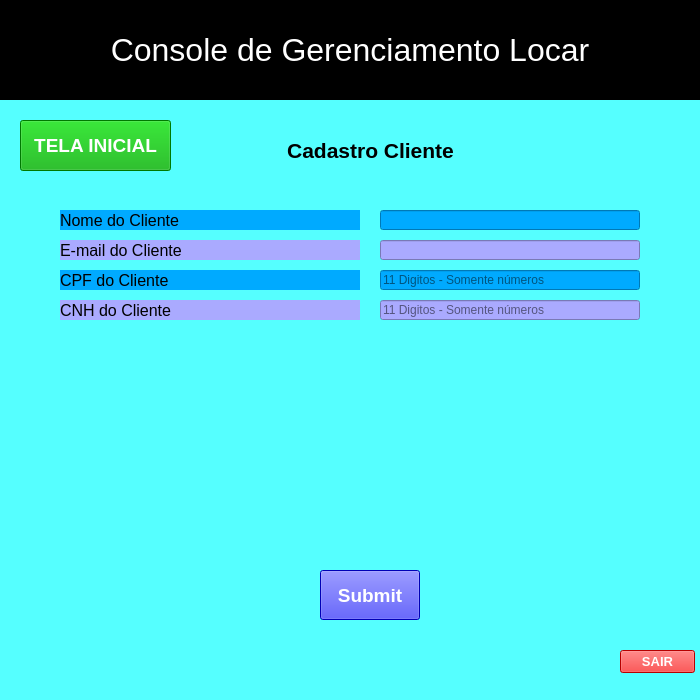
<?xml version="1.0" encoding="UTF-8"?>
<ui version="4.0">
 <class>Locar_Cadastro_Cliente</class>
 <widget class="QMainWindow" name="Locar_Cadastro_Cliente">
  <property name="geometry">
   <rect>
    <x>0</x>
    <y>0</y>
    <width>700</width>
    <height>700</height>
   </rect>
  </property>
  <property name="minimumSize">
   <size>
    <width>700</width>
    <height>700</height>
   </size>
  </property>
  <property name="maximumSize">
   <size>
    <width>700</width>
    <height>700</height>
   </size>
  </property>
  <property name="windowTitle">
   <string>Locar</string>
  </property>
  <property name="styleSheet">
   <string notr="true">background-color: rgb(255, 255, 255);
background-color: rgb(85, 255, 255);
</string>
  </property>
  <widget class="QWidget" name="centralwidget">
   <widget class="QLabel" name="subtitulo_console">
    <property name="geometry">
     <rect>
      <x>0</x>
      <y>0</y>
      <width>700</width>
      <height>100</height>
     </rect>
    </property>
    <property name="sizePolicy">
     <sizepolicy hsizetype="Preferred" vsizetype="Preferred">
      <horstretch>0</horstretch>
      <verstretch>0</verstretch>
     </sizepolicy>
    </property>
    <property name="minimumSize">
     <size>
      <width>700</width>
      <height>100</height>
     </size>
    </property>
    <property name="maximumSize">
     <size>
      <width>700</width>
      <height>100</height>
     </size>
    </property>
    <property name="font">
     <font>
      <pointsize>24</pointsize>
     </font>
    </property>
    <property name="styleSheet">
     <string notr="true">background-color: rgb(0, 0, 0);
color: rgb(255, 255, 255);</string>
    </property>
    <property name="lineWidth">
     <number>8</number>
    </property>
    <property name="midLineWidth">
     <number>5</number>
    </property>
    <property name="text">
     <string>Console de Gerenciamento Locar</string>
    </property>
    <property name="textFormat">
     <enum>Qt::PlainText</enum>
    </property>
    <property name="scaledContents">
     <bool>false</bool>
    </property>
    <property name="alignment">
     <set>Qt::AlignCenter</set>
    </property>
   </widget>
   <widget class="QLabel" name="label3">
    <property name="geometry">
     <rect>
      <x>60</x>
      <y>270</y>
      <width>300</width>
      <height>20</height>
     </rect>
    </property>
    <property name="minimumSize">
     <size>
      <width>300</width>
      <height>20</height>
     </size>
    </property>
    <property name="maximumSize">
     <size>
      <width>300</width>
      <height>20</height>
     </size>
    </property>
    <property name="font">
     <font>
      <pointsize>12</pointsize>
      <weight>50</weight>
      <bold>false</bold>
     </font>
    </property>
    <property name="styleSheet">
     <string notr="true">background-color: rgb(0, 170, 255);</string>
    </property>
    <property name="text">
     <string>CPF do Cliente</string>
    </property>
    <property name="alignment">
     <set>Qt::AlignLeading|Qt::AlignLeft|Qt::AlignVCenter</set>
    </property>
   </widget>
   <widget class="QLabel" name="label2">
    <property name="geometry">
     <rect>
      <x>60</x>
      <y>240</y>
      <width>300</width>
      <height>20</height>
     </rect>
    </property>
    <property name="minimumSize">
     <size>
      <width>300</width>
      <height>20</height>
     </size>
    </property>
    <property name="maximumSize">
     <size>
      <width>300</width>
      <height>20</height>
     </size>
    </property>
    <property name="font">
     <font>
      <pointsize>12</pointsize>
      <weight>50</weight>
      <bold>false</bold>
     </font>
    </property>
    <property name="styleSheet">
     <string notr="true">background-color: rgb(170, 170, 255);</string>
    </property>
    <property name="text">
     <string>E-mail do Cliente</string>
    </property>
    <property name="alignment">
     <set>Qt::AlignLeading|Qt::AlignLeft|Qt::AlignVCenter</set>
    </property>
   </widget>
   <widget class="QLabel" name="label1">
    <property name="geometry">
     <rect>
      <x>60</x>
      <y>210</y>
      <width>300</width>
      <height>20</height>
     </rect>
    </property>
    <property name="minimumSize">
     <size>
      <width>300</width>
      <height>20</height>
     </size>
    </property>
    <property name="maximumSize">
     <size>
      <width>300</width>
      <height>20</height>
     </size>
    </property>
    <property name="font">
     <font>
      <pointsize>12</pointsize>
      <weight>50</weight>
      <bold>false</bold>
     </font>
    </property>
    <property name="styleSheet">
     <string notr="true">background-color: rgb(0, 170, 255);</string>
    </property>
    <property name="text">
     <string>Nome do Cliente</string>
    </property>
    <property name="alignment">
     <set>Qt::AlignLeading|Qt::AlignLeft|Qt::AlignVCenter</set>
    </property>
   </widget>
   <widget class="QLineEdit" name="line_nome_cliente">
    <property name="geometry">
     <rect>
      <x>380</x>
      <y>210</y>
      <width>260</width>
      <height>20</height>
     </rect>
    </property>
    <property name="minimumSize">
     <size>
      <width>260</width>
      <height>20</height>
     </size>
    </property>
    <property name="maximumSize">
     <size>
      <width>260</width>
      <height>20</height>
     </size>
    </property>
    <property name="styleSheet">
     <string notr="true">background-color: rgb(0, 170, 255);</string>
    </property>
    <property name="text">
     <string/>
    </property>
   </widget>
   <widget class="QLineEdit" name="line_email_cliente">
    <property name="geometry">
     <rect>
      <x>380</x>
      <y>240</y>
      <width>260</width>
      <height>20</height>
     </rect>
    </property>
    <property name="minimumSize">
     <size>
      <width>260</width>
      <height>20</height>
     </size>
    </property>
    <property name="maximumSize">
     <size>
      <width>260</width>
      <height>20</height>
     </size>
    </property>
    <property name="styleSheet">
     <string notr="true">background-color: rgb(170, 170, 255);</string>
    </property>
    <property name="text">
     <string/>
    </property>
   </widget>
   <widget class="QLineEdit" name="line_cpf_cliente">
    <property name="geometry">
     <rect>
      <x>380</x>
      <y>270</y>
      <width>260</width>
      <height>20</height>
     </rect>
    </property>
    <property name="minimumSize">
     <size>
      <width>260</width>
      <height>20</height>
     </size>
    </property>
    <property name="maximumSize">
     <size>
      <width>260</width>
      <height>20</height>
     </size>
    </property>
    <property name="styleSheet">
     <string notr="true">background-color: rgb(0, 170, 255);</string>
    </property>
    <property name="inputMask">
     <string/>
    </property>
    <property name="text">
     <string/>
    </property>
    <property name="placeholderText">
     <string>11 Digitos - Somente números</string>
    </property>
   </widget>
   <widget class="QPushButton" name="pushButton_2">
    <property name="geometry">
     <rect>
      <x>320</x>
      <y>570</y>
      <width>100</width>
      <height>50</height>
     </rect>
    </property>
    <property name="minimumSize">
     <size>
      <width>100</width>
      <height>50</height>
     </size>
    </property>
    <property name="maximumSize">
     <size>
      <width>100</width>
      <height>50</height>
     </size>
    </property>
    <property name="font">
     <font>
      <pointsize>14</pointsize>
      <weight>75</weight>
      <bold>true</bold>
     </font>
    </property>
    <property name="styleSheet">
     <string notr="true">background-color: rgb(0, 0, 255);
color: rgb(255, 255, 255);</string>
    </property>
    <property name="text">
     <string>Submit</string>
    </property>
   </widget>
   <widget class="QLabel" name="label_2">
    <property name="geometry">
     <rect>
      <x>260</x>
      <y>130</y>
      <width>221</width>
      <height>41</height>
     </rect>
    </property>
    <property name="font">
     <font>
      <pointsize>16</pointsize>
      <weight>75</weight>
      <bold>true</bold>
     </font>
    </property>
    <property name="text">
     <string>Cadastro Cliente</string>
    </property>
    <property name="alignment">
     <set>Qt::AlignCenter</set>
    </property>
   </widget>
   <widget class="QPushButton" name="pushButton_5">
    <property name="geometry">
     <rect>
      <x>620</x>
      <y>650</y>
      <width>75</width>
      <height>23</height>
     </rect>
    </property>
    <property name="font">
     <font>
      <pointsize>10</pointsize>
      <weight>75</weight>
      <bold>true</bold>
     </font>
    </property>
    <property name="styleSheet">
     <string notr="true">background-color: rgb(255, 0, 0);
color: rgb(255, 255, 255);
border-color: rgb(255, 0, 255);</string>
    </property>
    <property name="text">
     <string>SAIR</string>
    </property>
   </widget>
   <widget class="QPushButton" name="pushButton_4">
    <property name="geometry">
     <rect>
      <x>20</x>
      <y>120</y>
      <width>151</width>
      <height>51</height>
     </rect>
    </property>
    <property name="font">
     <font>
      <pointsize>14</pointsize>
      <weight>75</weight>
      <bold>true</bold>
     </font>
    </property>
    <property name="styleSheet">
     <string notr="true">background-color: rgb(0, 0, 255);
background-color: rgb(0, 170, 0);
color: rgb(255, 255, 255);</string>
    </property>
    <property name="text">
     <string>TELA INICIAL</string>
    </property>
   </widget>
   <widget class="QLabel" name="label3_2">
    <property name="geometry">
     <rect>
      <x>60</x>
      <y>300</y>
      <width>300</width>
      <height>20</height>
     </rect>
    </property>
    <property name="minimumSize">
     <size>
      <width>300</width>
      <height>20</height>
     </size>
    </property>
    <property name="maximumSize">
     <size>
      <width>300</width>
      <height>20</height>
     </size>
    </property>
    <property name="font">
     <font>
      <pointsize>12</pointsize>
      <weight>50</weight>
      <bold>false</bold>
     </font>
    </property>
    <property name="styleSheet">
     <string notr="true">background-color: rgb(170, 170, 255);</string>
    </property>
    <property name="text">
     <string>CNH do Cliente</string>
    </property>
    <property name="alignment">
     <set>Qt::AlignLeading|Qt::AlignLeft|Qt::AlignVCenter</set>
    </property>
   </widget>
   <widget class="QLineEdit" name="line_cnh_cliente">
    <property name="geometry">
     <rect>
      <x>380</x>
      <y>300</y>
      <width>260</width>
      <height>20</height>
     </rect>
    </property>
    <property name="minimumSize">
     <size>
      <width>260</width>
      <height>20</height>
     </size>
    </property>
    <property name="maximumSize">
     <size>
      <width>260</width>
      <height>20</height>
     </size>
    </property>
    <property name="styleSheet">
     <string notr="true">background-color: rgb(170, 170, 255);</string>
    </property>
    <property name="text">
     <string/>
    </property>
    <property name="placeholderText">
     <string>11 Digitos - Somente números</string>
    </property>
   </widget>
  </widget>
  <widget class="QStatusBar" name="statusbar"/>
 </widget>
 <resources/>
 <connections/>
</ui>
